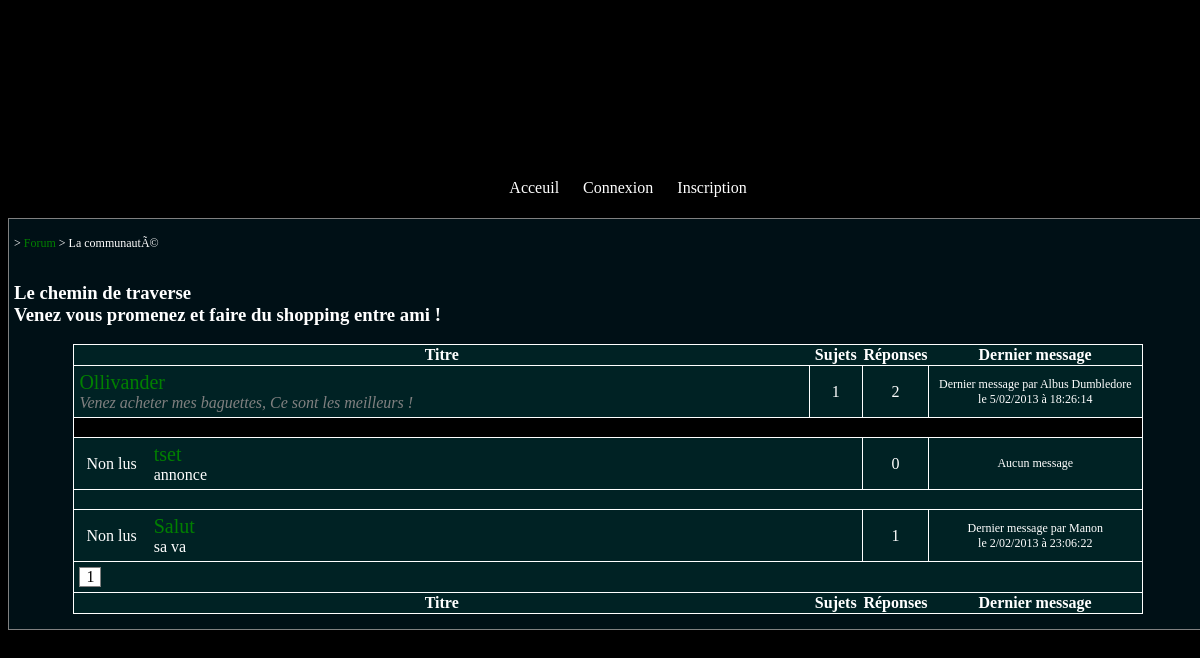
/voir_sujet.php?id_souscat=25, run on the app's committed database.
### tables this page shows
CREATE TABLE IF NOT EXISTS `forum_souscategories` (
  `id_souscategorie` int(11) NOT NULL AUTO_INCREMENT,
  `titre_souscat` varchar(255) NOT NULL,
  `id_categorie` int(11) NOT NULL,
  `sousTitre_souscat` varchar(255) NOT NULL,
  `place` int(11) NOT NULL,
  PRIMARY KEY (`id_souscategorie`)
);

CREATE TABLE IF NOT EXISTS `forum_categories` (
  `id_categorie` int(11) NOT NULL AUTO_INCREMENT,
  `titre_cat` varchar(255) NOT NULL,
  PRIMARY KEY (`id_categorie`)
);

CREATE TABLE IF NOT EXISTS `forum_petitcat` (
  `id_petite` int(11) NOT NULL AUTO_INCREMENT,
  `titre_petite` varchar(255) NOT NULL,
  `sousTitre_petite` varchar(255) NOT NULL,
  `id_souscat` int(11) NOT NULL,
  PRIMARY KEY (`id_petite`)
);

CREATE TABLE IF NOT EXISTS `membres` (
  `id_membre` int(11) NOT NULL AUTO_INCREMENT,
  `pseudo` varchar(255) NOT NULL,
  `passe` varchar(255) NOT NULL,
  `description` text,
  `id_maison` int(11) NOT NULL,
  `age` int(11) NOT NULL,
  `sexe` varchar(255) NOT NULL,
  `email` varchar(255) NOT NULL,
  `afficherEmail` tinyint(1) NOT NULL,
  `date_inscription` date NOT NULL,
  `avatar` varchar(255) NOT NULL,
  `signature` text,
  `id_rang` int(11) NOT NULL,
  `id_inventaire` int(11) DEFAULT NULL,
  PRIMARY KEY (`id_membre`),
  UNIQUE KEY `id_inventaire` (`avatar`)
);

CREATE TABLE IF NOT EXISTS `forum_petitsujet` (
  `id_petitsuj` int(11) NOT NULL AUTO_INCREMENT,
  `titre_petitsuj` varchar(255) NOT NULL,
  `sousTitre_petitsuj` varchar(255) NOT NULL,
  `id_petitcat` int(11) NOT NULL,
  `annonce_petitsuj` tinyint(1) NOT NULL,
  `date_creation_petitsuj` bigint(20) NOT NULL,
  `date_modification_petitsuj` bigint(20) DEFAULT NULL,
  `date_derniere_reponse_petitsuj` bigint(20) NOT NULL,
  `id_membre` int(11) NOT NULL,
  `message_petitsuj` text NOT NULL,
  PRIMARY KEY (`id_petitsuj`)
);

CREATE TABLE IF NOT EXISTS `forum_sujets` (
  `id_sujet` int(11) NOT NULL AUTO_INCREMENT,
  `titre_sujet` varchar(255) NOT NULL,
  `sousTitre_sujet` varchar(255) DEFAULT NULL,
  `id_souscat` int(11) NOT NULL,
  `annonce_sujet` tinyint(1) NOT NULL,
  `date_creation_sujet` bigint(20) NOT NULL,
  `date_modification_sujet` bigint(20) DEFAULT NULL,
  `date_derniere_reponse` bigint(20) DEFAULT NULL,
  `id_membre` int(11) NOT NULL,
  `message_sujet` text NOT NULL,
  PRIMARY KEY (`id_sujet`),
  UNIQUE KEY `date_creation_sujet` (`date_creation_sujet`)
);

CREATE TABLE IF NOT EXISTS `forum_reponses` (
  `id_reponse` int(11) NOT NULL AUTO_INCREMENT,
  `message_reponse` text NOT NULL,
  `id_membre` int(11) NOT NULL,
  `id_sujet` int(11) NOT NULL,
  `date_creation_reponse` bigint(20) NOT NULL,
  `date_modification_reponse` bigint(20) DEFAULT NULL,
  PRIMARY KEY (`id_reponse`)
);

### includes/config.php (called while the page is built, shortened)
<?php
function temps($time){
	$texte = null;
	$tempsReel = time()+3600;
	$resultat = $tempsReel-$time;
	if($resultat < 60)
		$texte = 'il y a '.$resultat.' secondes';
	else if($resultat > 60 and $resultat < 3600){
		$resultat = intval($resultat/60);
		if($resultat == 1)
			$texte= 'il y a '.$resultat.' minute';
		else
			$texte= 'il y a '.$resultat.' minutes';
	}
	else if($resultat > 3600 and $resultat < 86400){
		$resultat = intval($resultat/3600);
		if($resultat == 1)
			$texte = 'il y a '.$resultat.' heure';
		else
			$texte = 'il y a '.$resultat.' heures';
	}
	else{
		$texte = 'le '.date('j/m/Y à G:i:s',$time);
	}
	return $texte;
}
?>

### voir_sujet.php (the view, shortened to what this page needs)
<?php
include("includes/haut.php");
echo '
<section>
	<article>';
		$requete = $bdd->prepare("SELECT * FROM forum_souscategories FS JOIN forum_categories FC ON FS.id_categorie = FC.id_categorie WHERE FS.id_souscategorie = :cat");
		$requete->execute(array('cat'=>$_GET['id_souscat'])) or die ("erreur");
		$donnees = $requete->fetch();
		echo'<p class="ariane">> <a href="index.php">Forum</a> > '.htmlspecialchars($donnees['titre_cat']).'</p><br>';
		echo '<h1>'.$donnees['titre_souscat'].'<br>'.$donnees['sousTitre_souscat'].'</h1>';
		echo'
			<table id="index">
				<thead>
				   <tr>
					   <th colspan="2">Titre</th>
					   <th class="index_sujet">Sujets</th>
					   <th class="index_reponse">Réponses</th>
					   <th class="index_dernierMessage">Dernier message</th>
				   </tr>
			   </thead>
			   <tfoot>
				   <tr>
					   <th colspan="2">Titre</th>
					   <th>Sujets</th>
					   <th>Réponses</th>
					   <th class="index_dernierMessage">Dernier message</th>
				   </tr>
			   </tfoot>
				<tbody>';
				$requete = $bdd->prepare("SELECT * FROM forum_sujets WHERE id_souscat=:cat");
				$requete->execute(array('cat'=>$_GET['id_souscat'])) or die(print_r($requete->errorInfo()));
				$nbSujet = $requete->rowCount();
				$messageParPage = 20;
				$nombreDePage = ceil($nbSujet/$messageParPage);
				if(isset($_GET['page']))
				{
					 $pageActuelle=intval($_GET['page']);
					 if($pageActuelle>$nombreDePage)
					 {
						  $pageActuelle=$nombreDePage;
					 }
				}
				else
				{
					 $pageActuelle=1;
				}
				$premiereEntree=($pageActuelle-1)*$messageParPage;
				$lie = $bdd->prepare("SELECT * FROM forum_petitcat WHERE id_souscat=:id");
				$lie->execute(array('id'=>$_GET['id_souscat']));
				while($lieux = $lie->fetch()){
				$dernier = $bdd->prepare("SELECT * FROM forum_petitsujet F JOIN forum_petitcat FP ON F.id_petitcat = FP.id_petite JOIN membres FM ON FM.id_membre = F.id_membre WHERE FP.id_petite = :id ORDER BY date_creation_petitsuj DESC LIMIT 1");
				$dernier->execute(array('id'=>intval($lieux['id_petite']))) or die(print_r($dernier->errorInfo()));
				$nbMessage = $dernier->rowCount();
				$dernierMessage = $dernier->fetch();
				$timestamp = $dernierMessage['date_creation_petitsuj'];
				if($nbMessage > 0)
					$date = 'Dernier message par '.htmlspecialchars($dernierMessage['pseudo']).'<br>'.temps($timestamp);
				else
					$date = "Aucun message";
				$sujet_sous = $bdd->prepare("SELECT FS.id_petite FROM forum_petitsujet F JOIN forum_petitcat FS ON FS.id_petite = F.id_petitcat WHERE FS.id_petite=:cat");
				$sujet_sous->execute(array('cat'=>intval($lieux['id_petite']))) or die(print_r($sujet_sous->errorInfo()));
				$nbSujet_sous = $sujet_sous->rowCount();
				$reponse_sous = $bdd->prepare("SELECT * FROM forum_petitrep FPR JOIN forum_petitsujet FSU ON FSU.id_petitsuj = FPR.id_petitsuj JOIN forum_petitcat FSO ON FSO.id_petite = FSU.id_petitcat WHERE FSO.id_petite=:cat");
				$reponse_sous->execute(array('cat'=>intval($lieux['id_petite']))) or die(print_r($reponse_sous->errorInfo()));
				$nbReponse = $reponse_sous->rowCount();
				echo'<tr>
						<td colspan="2" class="titre_sujet"><a class="index_titre" href="voir_petitsuj.php?id_petit='.$lieux['id_petite'].'" title="Entrer dans '.$lieux['titre_petite'].'">'.htmlspecialchars($lieux['titre_petite']).'</a><br><span class="index_sousTitre">'.htmlspecialchars($lieux['sousTitre_petite']).'</span></td>
						<td class="text-center">'.$nbSujet_sous.'</td>
						<td class="text-center">'.$nbReponse.'</td>
						<td class="index_message">'.$date.'</td>
					</tr>';
				}
				echo '<tr style="height: 20px;"><td style="background-color: black;" colspan="5"></td></tr>';
				$ann = $bdd->prepare("SELECT * FROM forum_sujets WHERE id_souscat=:id and annonce_sujet =:annonce ORDER BY date_derniere_reponse");
				$ann->execute(array('id'=>$_GET['id_souscat'], 'annonce'=>1)) or die(print_r($ann->errorInfo()));
				$nbAnnonce = $ann->rowCount();
				while($annonce = $ann->fetch()){
					$lus = "Non lus";
					$requete = $bdd->prepare("SELECT * FROM forum_reponses WHERE id_sujet=:id");
					$requete->execute(array('id'=>$annonce['id_sujet']));
					$nbReponse = $requete->rowCount();
					$requete = $bdd->prepare("SELECT * FROM forum_reponses FR JOIN membres M ON M.id_membre = FR.id_membre WHERE id_sujet=:id ORDER BY date_creation_reponse DESC LIMIT 1");
					$requete->execute(array('id'=>$annonce['id_sujet']));
					$nbMessage = $requete->rowCount();
					$dernierMessage = $requete->fetch();
					$timestamp = $dernierMessage['date_creation_reponse'];
					if($nbMessage > 0)
						$date = 'Dernier message par '.htmlspecialchars($dernierMessage['pseudo']).'<br>'.temps($timestamp);
					else
						$date = "Aucun message";
					echo'<tr>
						<td class="lus_sujet">'.$lus.'</td>
						<td style="border-right:none;" class="titre_sujet"><a class="index_titre" href="voir_reponse.php?id_sujet='.$annonce['id_sujet'].'" title="Voir ce sujet">'.htmlspecialchars($annonce['titre_sujet']).'</a><br>'.htmlspecialchars($annonce['sousTitre_sujet']).'</td>
						<td style="border:none;"></td>
						<td class="text-center">'.$nbReponse.'</td>
						<td class="index_message">'.$date.'</td>
					</tr>';
				}
				if($nbAnnonce != 0)
					echo '<tr style="height:20px;"><td colspan="5"></td></tr>';
				$requete1 = $bdd->prepare("SELECT * FROM forum_sujets WHERE id_souscat=:id and annonce_sujet = :annonce ORDER BY date_derniere_reponse DESC LIMIT ".$premiereEntree.", ".$messageParPage);
				$requete1->execute(array('id'=>$_GET['id_souscat'],'annonce'=>0 )) or die(print_r($requete->errorInfo()));
				while($sujet = $requete1->fetch()){
					$lus = "Non lus";
					$requete = $bdd->prepare("SELECT * FROM forum_reponses WHERE id_sujet=:id");
					$requete->execute(array('id'=>$sujet['id_sujet']));
					$nbReponse = $requete->rowCount();
					$requete = $bdd->prepare("SELECT * FROM forum_reponses FR JOIN membres M ON M.id_membre = FR.id_membre WHERE id_sujet=:id ORDER BY date_creation_reponse DESC LIMIT 1");
					$requete->execute(array('id'=>$sujet['id_sujet']));
					$nbMessage = $requete->rowCount();
					$dernierMessage = $requete->fetch();
					$timestamp = $dernierMessage['date_creation_reponse'];
					if($nbMessage > 0)
						$date = 'Dernier message par '.htmlspecialchars($dernierMessage['pseudo']).'<br>'.temps($timestamp);
					else
						$date = "Aucun message";
					echo'<tr>
						<td class="lus_sujet">'.$lus.'</td>
						<td style="border-right: none;" class="titre_sujet"><a class="index_titre" href="voir_reponse.php?id_sujet='.$sujet['id_sujet'].'" title="Voir ce sujet">'.htmlspecialchars($sujet['titre_sujet']).'</a><br>'.htmlspecialchars($sujet['sousTitre_sujet']).'</td>
						<td style="border:none;"></td>
						<td class="text-center">'.$nbReponse.'</td>
						<td class="index_message">'.$date.'</td>
					</tr>';
				}
				if($nbSujet != 0){
					echo'
					<tr>
						<td colspan="5">';
						for($i=1; $i<=$nombreDePage; $i++)
						{
							 if($i==$pageActuelle)
							 {
								 echo '<div class="pagination">'.$i.'</div> ';
							 }
							 else
							 {
								  echo '<div class="pagination"><a href="voir_sujet.php?id_souscat='.$_GET['id_souscat'].'&amp;page='.$i.'">'.$i.'</a></div>';
							 }
						}
						echo'</td>
					</tr>';
				}
				echo'</tbody>
			</table>
		';
	echo '</article>';
echo'</section>';
include("includes/bas.php");
?>

### CSS/index.css (style rules this page uses)
body { background-color: black; color: white; }
article { border: 1px solid gray; padding: 5px; margin-top:10px; background: #001016; }
article a { color: green; text-decoration: none; }
td.text-center { text-align:center; }
td.lus_sujet { width: 7%; text-align:center; }
th.index_sujet { width:5%; }
p.ariane { font-size: 12px; display: inline-block; }
.ariane a { color: green; text-decoration:none; }
table#index { margin:auto; width: 90%; border-collapse: collapse; margin-bottom:10px; }
#index tr, #index td { border: 1px solid white; background: #002224; }
#index a.index_titre { color: green; font-size: 20px; }
#index .index_sousTitre { font-style: italic; color: gray; }
#index td { padding: 5px; }
.index_dernierMessage { width:20%; }
.index_message { text-align:center;font-size: 12px; }
.index_sujet { width:5%; }
.index_reponse { width:5%; }
.pagination { border: 1px solid gray; background-color: white; color: black; width: 20px; text-align: center; display: inline-block; }

### data on the page
forum_souscategories: id_categorie.titre_cat "La communautÃ©", titre_souscat "Le chemin de traverse", sousTitre_souscat "Venez vous promenez et faire du shopping entre ami !"
forum_petitcat: titre_petite "Ollivander", sousTitre_petite "Venez acheter mes baguettes, Ce sont les meilleurs !", nbSujet_sous "1", nbReponse "2", membres.pseudo "Albus Dumbledore", forum_petitsujet.date_creation_petitsuj "le 5/02/2013 à 18:26:14"
forum_sujets: lus "Non lus", titre_sujet "tset", sousTitre_sujet "annonce", nbReponse "0", date "Aucun message"
forum_sujets: lus "Non lus", titre_sujet "Salut", sousTitre_sujet "sa va", nbReponse "1", membres.pseudo "Manon", forum_reponses.date_creation_reponse "le 2/02/2013 à 23:06:22"
